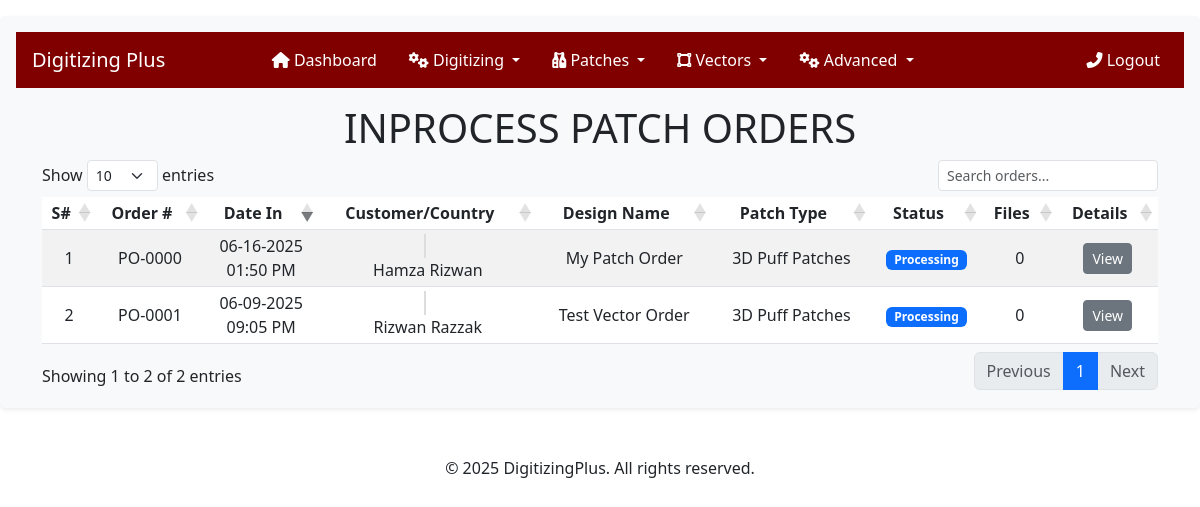
The page /user/admin/inprocess-patch-orders/ (signed in) on the database its author committed.
### crafting/models.py (models this page shows, shortened)
class PatchOrder(models.Model):
    user = models.ForeignKey(
        settings.AUTH_USER_MODEL,
        on_delete=models.CASCADE,
        related_name='patch_orders',
    )
    order_number = models.CharField(max_length=20, unique=True, blank=True)
    name = models.CharField(max_length=255)
    po_number = models.IntegerField(null=True, blank=True)
    height = models.DecimalField(decimal_places=2, max_digits=5)
    width = models.DecimalField(decimal_places=2, max_digits=5)
    patch_type = models.CharField(max_length=50, choices=PATCH_TYPE, null=True, blank=True)
    backing_type = models.CharField(max_length=50, choices=BACKING_TYPE, null=True, blank=True)
    border_type = models.CharField(max_length=50, choices=BORDER_TYPE, null=True, blank=True)
    embroidery_fill = models.CharField(max_length=50, choices=EMBROIDERY_FILL, null=True, blank=True)
    quantity = models.IntegerField(default=1)
    date = models.DateField()
    color_details = models.CharField(max_length=255, blank=True, null=True)
    contact_name = models.CharField(max_length=255)
    contact_number = models.CharField(max_length=50)
    shipping_address = models.TextField(null=True, blank=True)
    instructions = models.TextField(null=True, blank=True)
    status = models.CharField(max_length=50, choices=STATUS_CHOICES, default='Processing', blank=True)
    admin_instruction = models.TextField(null=True, blank=True)
    created_at = models.DateTimeField(auto_now_add=True)

### users/models.py (models this page shows, shortened)
class User(AbstractUser):
    COUNTRY_CHOICES = [
        ('United States', 'United States'),
        ('United Kingdom', 'United Kingdom'),
        ('Australia', 'Australia'),
        ('New Zealand', 'New Zealand'),
        ('Germany', 'Germany'),
        ('Canada', 'Canada'),
    ]
    username = None
    user_id = models.CharField(max_length=100, unique=True, blank=False, null=False)
    email = models.EmailField(unique=True)
    email2 = models.EmailField(blank=True, null=True, verbose_name="Secondary Email")
    email3 = models.EmailField(blank=True, null=True, verbose_name="Tertiary Email")
    first_name = models.CharField(max_length=100, blank=False, null=False)
    last_name = models.CharField(max_length=100, blank=False, null=False)
    phone_number = models.CharField(max_length=50, null=True, blank=True)
    address = models.CharField(max_length=500)
    city = models.CharField(max_length=50)
    state = models.CharField(max_length=50)
    zip_code = models.CharField(max_length=15)
    created_at = models.DateField(auto_now_add=True, null=True, blank=True)
    country = models.CharField(
        max_length=15,
        choices=COUNTRY_CHOICES,
        default='US',  # Default to United States
        verbose_name="Country"
    )
    USERNAME_FIELD = 'user_id'
    REQUIRED_FIELDS = []  # Removed email from required fields
    objects = UserManager()
    COUNTRY_CODE_MAP = {
        'United States': 'us',
        'United Kingdom': 'gb',
        'Australia': 'au',
        'New Zealand': 'nz',
        'Germany': 'de',
        'Canada': 'ca',
    }
    @property
    def country_code(self):
        return self.COUNTRY_CODE_MAP.get(self.country, '')

### users/adminviews.py (the view)
# urls.py: path('admin/inprocess-patch-orders/', adminviews.inprocess_patch_orders, name='admin-inprocess-patch-orders'),
@login_required
@user_passes_test(lambda u: u.is_superuser)
def inprocess_patch_orders(request):
    orders = PatchOrder.objects.select_related('user').prefetch_related('files').filter(status='Processing').order_by('-created_at')
    context = {
        'orders': orders,
        'order_type': 'Patch',
    }
    return render(request, 'users/admin/inprocess-patch-orders.html', context)

### digitizingplus/context_processors.py (called while the page is built)
def company_info(request):
    try:
        company = CompanyInfo.objects.first()
    except CompanyInfo.DoesNotExist:
        company = None
    return {'company_info': company}

### users/templates/users/admin/inprocess-patch-orders.html (shortened to what this page needs)
{% extends "users/admin/base.html" %}
{% load static %}
{% load crispy_forms_tags %}
{% block content %}
<link rel="stylesheet" href="https://cdnjs.cloudflare.com/ajax/libs/flag-icon-css/3.5.0/css/flag-icon.min.css">
<h1 class="text-center mt-3">INPROCESS PATCH ORDERS</h1>
<div class="mt-2">
    <table id="ordersTable" class="table table-striped table-sm" style="width:100%">
        <thead>
            <tr>
                <th class="text-center">S#</th>
                <th class="text-center">Order #</th>
                <th class="text-center">Date In</th>
                <th class="text-center">Customer/Country</th>
                <th class="text-center">Design Name</th>
                <th class="text-center">Patch Type</th>
                <th class="text-center">Status</th>
                <th class="text-center">Files</th>
                <th class="text-center">Details</th>
            </tr>
        </thead>
        <tbody>
            {% for order in orders %}
            <tr>
                <td class="text-center align-middle">{{ forloop.counter }}</td>
                <td class="text-center align-middle">{{ order.order_number }}</td>
                <td class="text-center align-middle">
                    {{ order.created_at|date:"m-d-Y" }}
                    <br />
                    {{ order.created_at|date:"h:i A" }}
                </td>
                <td class="text-center align-middle">
                    {% if order.user.country_code %}
                    <span class="flag-icon flag-icon-{{ order.user.country_code }}"></span>
                    {% endif %}<br>
                    {{ order.user.get_full_name|title }}
                </td>
                <td class="text-center align-middle">{{ order.name }}</td>
                <td class="text-center align-middle">
                    {{ order.patch_type|default:"-" }}
                </td>
                <td class="text-center align-middle">
                    <span class="badge bg-primary">
                        {{ order.status }}
                    </span>
                </td>
                <td class="text-center align-middle">
                    {{ order.files.count }}
                </td>
                <td class="text-center align-middle">
                    <a href="{% url "users:admin-order-details" order.id 'Patch' %}" class="btn btn-sm btn-secondary">View</a>
                </td>
            </tr>
            {% endfor %}
        </tbody>
    </table>
</div>
{% endblock content %}

### users/templates/users/admin/inprocess-patch-orders.html (style rules this page uses)
.flag-icon { margin-right: 5px; border: 1px solid #ddd; }

### rows shown on the page
PatchOrder: order_number "PO-0000", created_at "06-16-2025", created_at "01:50 PM", user.get_full_name "Hamza Rizwan", name "My Patch Order", patch_type "3D Puff Patches", status "Processing", files.count "0"
PatchOrder: order_number "PO-0001", created_at "06-09-2025", created_at "09:05 PM", user.get_full_name "Rizwan Razzak", name "Test Vector Order", patch_type "3D Puff Patches", status "Processing", files.count "0"
